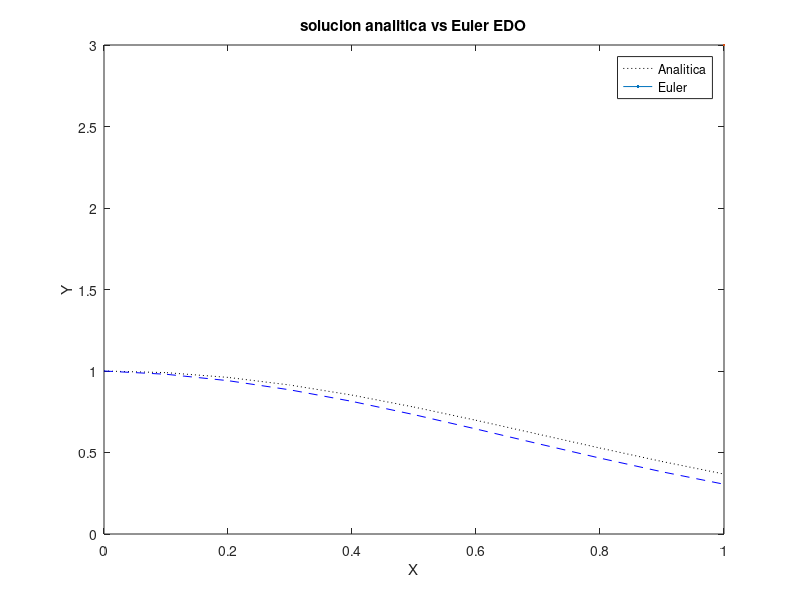

This figure's MATLAB source:
clear
clc
%Soluclon analitica
x = [0:0.1:1];
y = exp(-x.^2);
plot(x,y, 'k:',LineWidth=3);
title("solucion analitica vs Euler EDO");
xlabel('X'); ylabel('Y'); hold on;
%Euler
x1 = [0:0.1:1];
y1 = [1 0.9800	0.9408	0.88435	0.8136	0.73224	0.64437	0.55416	0.4655	0.38171	0.30537	];
plot(x1,y1, 'b--',LineWidth=3);
legend("Analitica", "Euler");
